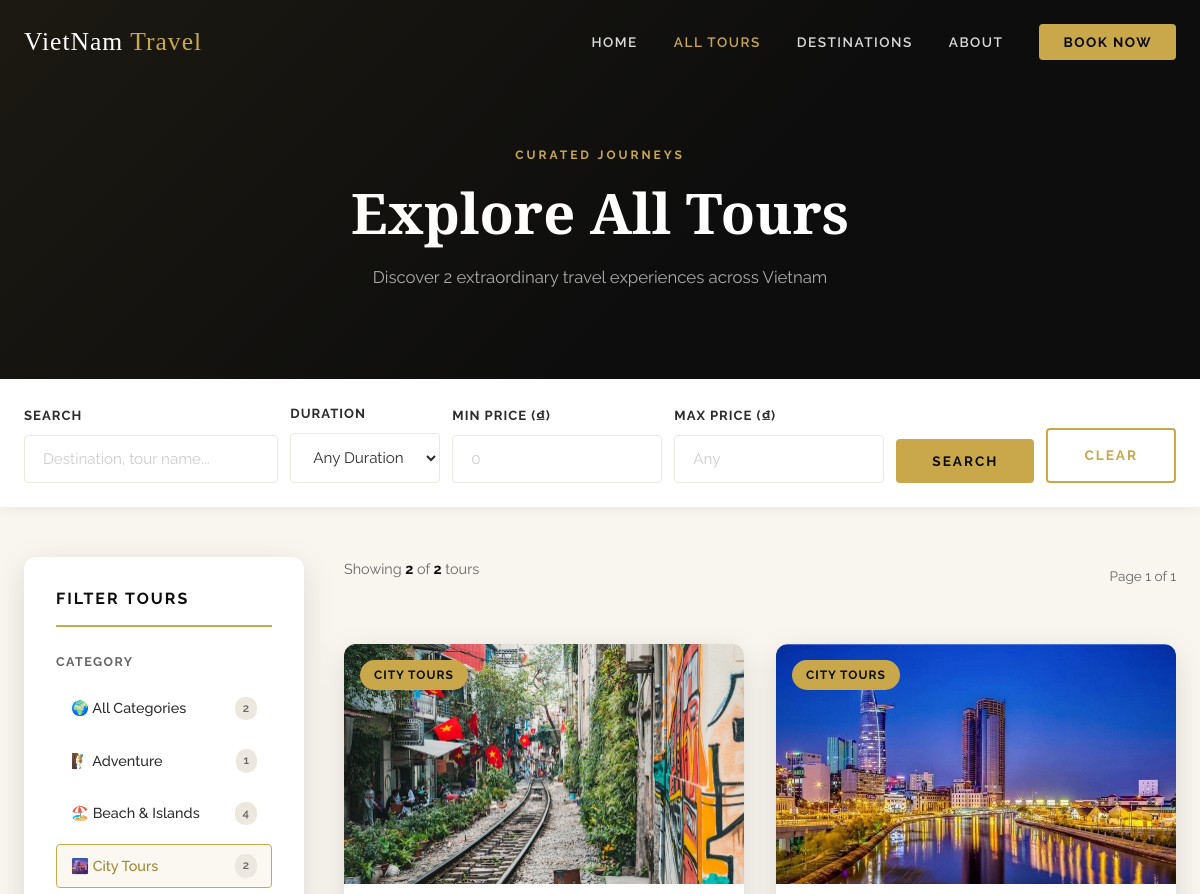
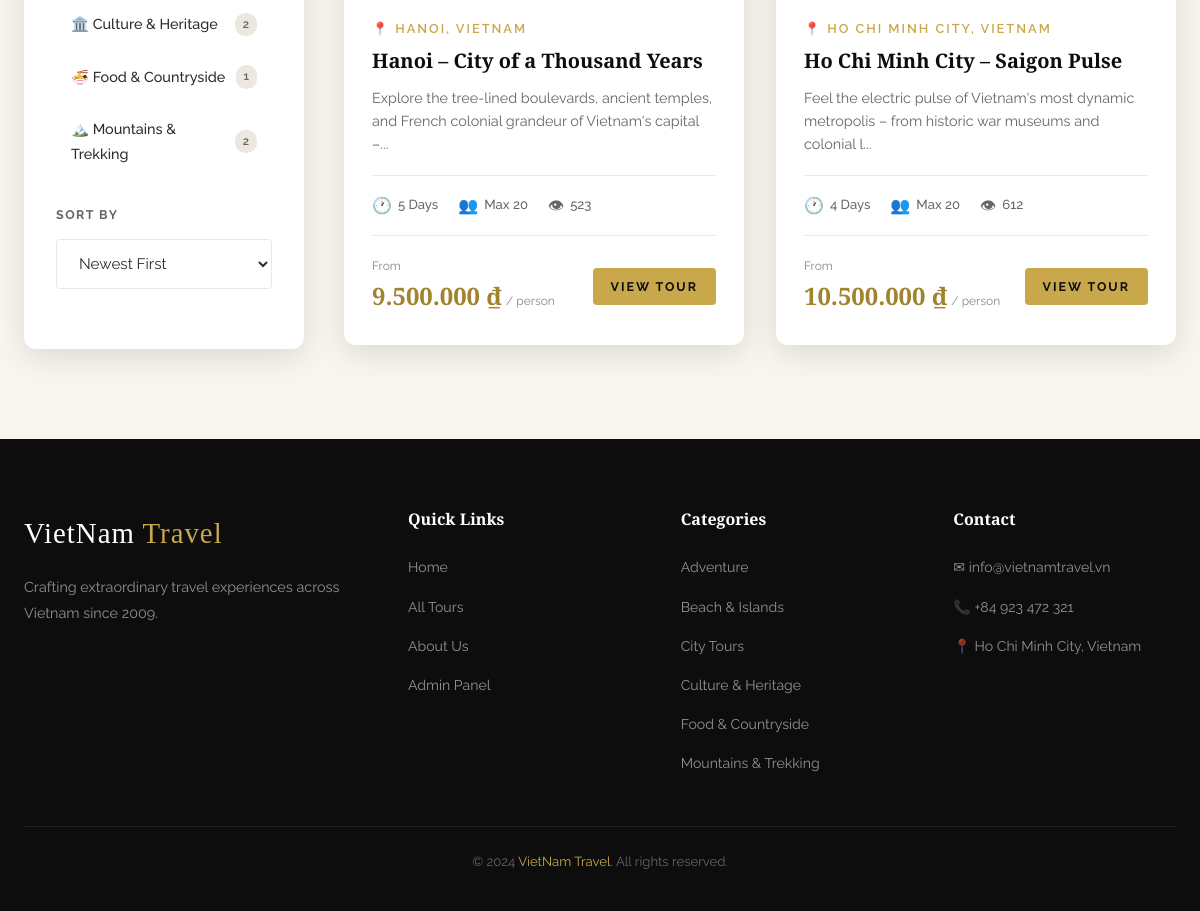
Screenshot of /tours.php?category=4 with the database file from the repository (2 pictures, top to bottom).
### tables this page shows
CREATE TABLE IF NOT EXISTS categories (
    id          INT AUTO_INCREMENT PRIMARY KEY,
    name        VARCHAR(100) NOT NULL UNIQUE,
    slug        VARCHAR(100) NOT NULL UNIQUE,
    description TEXT,
    icon        VARCHAR(10) DEFAULT '✈️',
    created_at  TIMESTAMP DEFAULT CURRENT_TIMESTAMP
);

CREATE TABLE IF NOT EXISTS tours (
    id           INT AUTO_INCREMENT PRIMARY KEY,
    title        VARCHAR(255) NOT NULL,
    slug         VARCHAR(255) NOT NULL UNIQUE,
    description  TEXT NOT NULL,
    content      TEXT,
    price        BIGINT NOT NULL DEFAULT 0,
    duration     INT NOT NULL DEFAULT 1,
    max_people   INT NOT NULL DEFAULT 10,
    destination  VARCHAR(255) NOT NULL,
    category_id  INT NOT NULL,
    image_url    VARCHAR(255),
    status       ENUM('active','inactive') DEFAULT 'active',
    views        INT DEFAULT 0,
    created_at   TIMESTAMP DEFAULT CURRENT_TIMESTAMP,
    updated_at   TIMESTAMP DEFAULT CURRENT_TIMESTAMP ON UPDATE CURRENT_TIMESTAMP,
    FOREIGN KEY (category_id) REFERENCES categories(id) ON DELETE CASCADE
);

### tours.php (the view, shortened to what this page needs)
<?php
include 'includes/db-connect.php';
$search    = isset($_GET['search'])    ? trim($_GET['search'])    : '';
$cat_id    = isset($_GET['category'])  ? (int)$_GET['category']   : 0;
$duration  = isset($_GET['duration'])  ? trim($_GET['duration'])   : '';
$sort      = isset($_GET['sort'])      ? trim($_GET['sort'])       : 'newest';
$min_price = isset($_GET['min_price']) ? (int)$_GET['min_price']   : 0;
$max_price = isset($_GET['max_price']) ? (int)$_GET['max_price']   : 0;
$per_page     = 6;
$current_page = max(1, isset($_GET['page']) ? (int)$_GET['page'] : 1);
$where = "WHERE t.status = 'active'";
if ($cat_id > 0)       $where .= " AND t.category_id = $cat_id";
$order = "t.created_at DESC";
$total_row   = mysqli_fetch_assoc(mysqli_query($conn, "SELECT COUNT(*) as total FROM tours t JOIN categories c ON t.category_id = c.id $where"));
$total       = $total_row['total'];
$total_pages = max(1, ceil($total / $per_page));
$offset      = ($current_page - 1) * $per_page;
$result      = mysqli_query($conn, "SELECT t.*, c.name as cat_name FROM tours t JOIN categories c ON t.category_id = c.id $where ORDER BY $order LIMIT $per_page OFFSET $offset");
$cat_result  = mysqli_query($conn, "SELECT id, name, icon FROM categories ORDER BY name");
function buildQuery($extra = []) { $base = $_GET; unset($base['page']); return http_build_query(array_merge($base, $extra)); }
?>
<!DOCTYPE html>
<html lang="en">
<head>
    <link rel="stylesheet" href="css/style.css">
</head>
<body>
<?php include 'includes/navbar.php'; ?>
<div class="page-hero">
    <div class="container">
        <span class="section-label">Curated Journeys</span>
        <h1>Explore All Tours</h1>
        <p>Discover <?php echo $total; ?> extraordinary travel experiences across Vietnam</p>
    </div>
</div>
<div style="background:var(--white);padding:24px 0;box-shadow:0 2px 12px rgba(0,0,0,0.06);">
    <div class="container">
        <form method="GET" action="tours.php" style="display:flex;gap:12px;flex-wrap:wrap;align-items:flex-end;">
            <div class="form-group" style="margin:0;flex:1;min-width:200px;">
                <label>Search</label>
                <input type="text" name="search" class="form-control" placeholder="Destination, tour name..." value="<?php echo htmlspecialchars($search); ?>">
            </div>
            <div class="form-group" style="margin:0;min-width:150px;">
                <label>Duration</label>
                <select name="duration" class="form-control">
                    <option value="">Any Duration</option>
                </select>
            </div>
            <div class="form-group" style="margin:0;min-width:130px;">
                <label>Min Price (₫)</label>
                <input type="number" name="min_price" class="form-control" placeholder="0" value="<?php echo $min_price ?: ''; ?>">
            </div>
            <div class="form-group" style="margin:0;min-width:130px;">
                <label>Max Price (₫)</label>
                <input type="number" name="max_price" class="form-control" placeholder="Any" value="<?php echo $max_price ?: ''; ?>">
            </div>
            <button type="submit" class="btn btn-gold">Search</button>
            <?php if (!empty($search) || $cat_id || $duration || $min_price || $max_price): ?>
            <a href="tours.php" class="btn btn-outline">Clear</a>
            <?php endif; ?>
        </form>
    </div>
</div>
<section class="section" style="padding-top:50px;">
    <div class="container">
        <div class="tours-layout">
            <aside class="filter-sidebar">
                <h3>Filter Tours</h3>
                <div class="filter-section">
                    <div class="filter-section-title">Category</div>
                    <ul class="category-filter-list">
                        <li>
                            <a href="tours.php?<?php echo buildQuery(['category'=>'']); ?>" class="<?php echo !$cat_id?'active':''; ?>">
                                🌍 All Categories <span class="cat-count-badge"><?php echo $total; ?></span>
                            </a>
                        </li>
                        <?php
                        mysqli_data_seek($cat_result, 0);
                        while ($cat = mysqli_fetch_assoc($cat_result)):
                            $cn = mysqli_fetch_assoc(mysqli_query($conn, "SELECT COUNT(*) as n FROM tours WHERE category_id={$cat['id']} AND status='active'"));
                        ?>
                        <li>
                            <a href="tours.php?<?php echo buildQuery(['category'=>$cat['id']]); ?>" class="<?php echo $cat_id==$cat['id']?'active':''; ?>">
                                <?php echo $cat['icon']; ?> <?php echo htmlspecialchars($cat['name']); ?>
                                <span class="cat-count-badge"><?php echo $cn['n']; ?></span>
                            </a>
                        </li>
                        <?php endwhile; ?>
                    </ul>
                </div>
                <div class="filter-section">
                    <div class="filter-section-title">Sort By</div>
                    <form method="GET" id="sortForm">
                        <select name="sort" class="form-control" onchange="document.getElementById('sortForm').submit()">
                            <option value="newest"     <?php echo $sort==='newest'    ?'selected':''; ?>>Newest First</option>
                        </select>
                    </form>
                </div>
            </aside>
            <div>
                <div class="results-header">
                    <p class="results-count">
                        Showing <strong><?php echo min($per_page, max(0,$total-$offset)); ?></strong> of <strong><?php echo $total; ?></strong> tours
                    </p>
                    <span style="font-size:0.85rem;color:var(--text-light);">Page <?php echo $current_page; ?> of <?php echo $total_pages; ?></span>
                </div>
                <?php if ($total > 0): ?>
                <div class="tours-grid">
                    <?php while ($tour = mysqli_fetch_assoc($result)): ?>
                    <div class="tour-card">
                        <div class="tour-card-image">
                            <img src="<?php echo htmlspecialchars($tour['image_url']); ?>" alt="<?php echo htmlspecialchars($tour['title']); ?>" loading="lazy">
                            <span class="tour-card-badge"><?php echo htmlspecialchars($tour['cat_name']); ?></span>
                        </div>
                        <div class="tour-card-body">
                            <div class="tour-card-destination">📍 <?php echo htmlspecialchars($tour['destination']); ?></div>
                            <h3 class="tour-card-title"><?php echo htmlspecialchars($tour['title']); ?></h3>
                            <p class="tour-card-excerpt"><?php echo substr(htmlspecialchars($tour['description']), 0, 110) . '...'; ?></p>
                            <div class="tour-card-meta">
                                <div class="tour-meta-item"><span class="icon">🕐</span><?php echo $tour['duration']; ?> Days</div>
                                <div class="tour-meta-item"><span class="icon">👥</span>Max <?php echo $tour['max_people']; ?></div>
                                <div class="tour-meta-item"><span class="icon">👁</span><?php echo number_format($tour['views']); ?></div>
                            </div>
                            <div class="tour-card-footer">
                                <div class="tour-price">
                                    <span class="from">From</span>
                                    <span class="amount"><?php echo number_format($tour['price'], 0, ',', '.'); ?> ₫</span>
                                    <span class="per">/ person</span>
                                </div>
                                <a href="tour-detail.php?id=<?php echo $tour['id']; ?>" class="btn btn-gold btn-sm">View Tour</a>
                            </div>
                        </div>
                    </div>
                    <?php endwhile; ?>
                </div>
                <?php endif; ?>
            </div>
        </div>
    </div>
</section>
<?php include 'includes/footer.php'; ?>
</body>
</html>

### includes/footer.php (shortened to what this page needs)
<?php
$footer_cats = mysqli_query($conn, "SELECT name, slug FROM categories ORDER BY name LIMIT 6");
?>
<footer class="footer">
    <div class="container">
        <div class="footer-grid">
            <div class="footer-brand">
                <a href="index.php" class="nav-logo">VietNam <span>Travel</span></a>
                <p>Crafting extraordinary travel experiences across Vietnam since 2009.</p>
            </div>
            <div>
                <h4 class="footer-heading">Quick Links</h4>
                <ul class="footer-links">
                    <li><a href="index.php">Home</a></li>
                    <li><a href="tours.php">All Tours</a></li>
                    <li><a href="index.php#why-us">About Us</a></li>
                    <li><a href="admin-tours.php">Admin Panel</a></li>
                </ul>
            </div>
            <div>
                <h4 class="footer-heading">Categories</h4>
                <ul class="footer-links">
                    <?php while ($fc = mysqli_fetch_assoc($footer_cats)): ?>
                    <li><a href="category.php?slug=<?php echo $fc['slug']; ?>"><?php echo htmlspecialchars($fc['name']); ?></a></li>
                    <?php endwhile; ?>
                </ul>
            </div>
            <div>
                <h4 class="footer-heading">Contact</h4>
                <ul class="footer-links">
                    <li><a href="#">✉ info@vietnamtravel.vn</a></li>
                    <li><a href="#">📞 +84 923 472 321</a></li>
                    <li><a href="#">📍 Ho Chi Minh City, Vietnam</a></li>
                </ul>
            </div>
        </div>
        <div class="footer-bottom">
            <p>&copy; 2024 <span>VietNam Travel</span>. All rights reserved.</p>
        </div>
    </div>
</footer>

### tours.php (style rules this page uses)
.tours-layout { display:grid; grid-template-columns:280px 1fr; gap:40px; align-items:start; }
.filter-sidebar { background:var(--white); border-radius:var(--radius-lg); padding:32px; box-shadow:var(--shadow); position:sticky; top:100px; }
.filter-sidebar h3 { font-size:1rem; letter-spacing:2px; text-transform:uppercase; font-family:var(--font-body); font-weight:700; color:var(--dark); margin-bottom:24px; padding-bottom:16px; border-bottom:2px solid var(--gold); }
.filter-section { margin-bottom:28px; }
.filter-section-title { font-size:0.78rem; letter-spacing:1.5px; text-transform:uppercase; font-weight:700; color:var(--text-light); margin-bottom:14px; }
.category-filter-list { list-style:none; }
.category-filter-list li { margin-bottom:8px; }
.category-filter-list a { display:flex; align-items:center; gap:10px; padding:9px 14px; border-radius:var(--radius); color:var(--text); font-size:0.9rem; font-weight:500; transition:var(--transition); border:1px solid transparent; }
.category-filter-list a:hover, .category-filter-list a.active { background:rgba(201,168,76,0.08); border-color:var(--gold); color:var(--gold-dark); }
.cat-count-badge { margin-left:auto; background:var(--light-2); color:var(--text-light); font-size:0.72rem; padding:2px 8px; border-radius:10px; font-weight:600; }
.results-header { display:flex; align-items:center; justify-content:space-between; margin-bottom:28px; flex-wrap:wrap; gap:12px; }
.results-count { font-size:0.9rem; color:var(--text-light); }
.results-count strong { color:var(--dark); }

### rows the page displays
categories: icon "🧗", name "Adventure", n "1"
categories: icon "🏖️", name "Beach & Islands", n "4"
categories: icon "🌆", name "City Tours", n "2"
categories: icon "🏛️", name "Culture & Heritage", n "2"
categories: icon "🍜", name "Food & Countryside", n "1"
categories: icon "🏔️", name "Mountains & Trekking", n "2"
tours: image_url (picture), category.name "CITY TOURS", destination "HANOI, VIETNAM", title "Hanoi – City of a Thousand Years", description "Explore the tree-lined boulevards, ancient temples, and French colonial grandeur of Vietnam's capital –", duration "5", max_people "20", views "523", price "9.500.000"
tours: image_url (picture), category.name "CITY TOURS", destination "HO CHI MINH CITY, VIETNAM", title "Ho Chi Minh City – Saigon Pulse", description "Feel the electric pulse of Vietnam's most dynamic metropolis – from historic war museums and colonial l", duration "4", max_people "20", views "612", price "10.500.000"

### other values shown
$total "2"
min($per_page, max(0,$total-$offset)) "2"
$current_page "1"
$total_pages "1"
